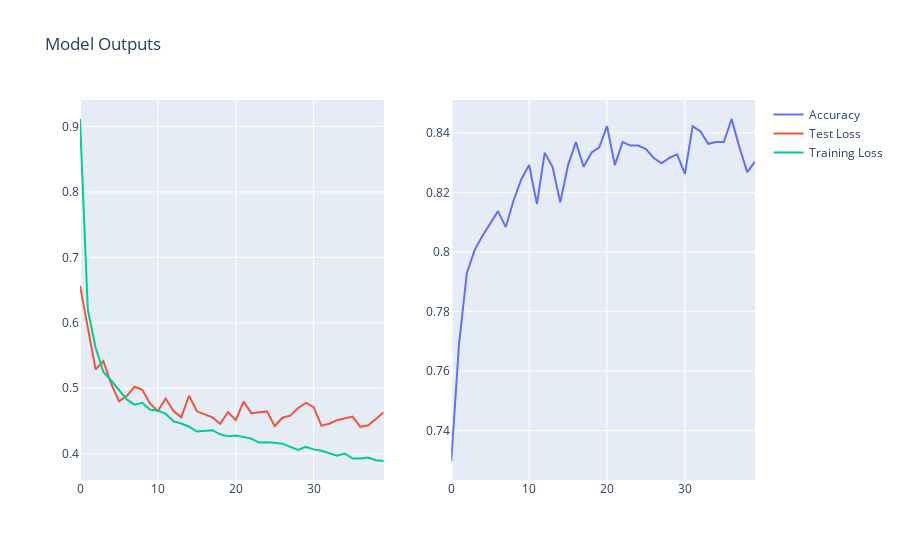

Notebook cell for this chart:
### Markdown cell above
# Model Scoring

### Code cell
fig = sp.make_subplots(
    1,
    2,
)
fig.add_trace(
    trace=go.Scatter(
        x=np.arange(experiment.test_accuracy.shape[0]),
        y=experiment.test_accuracy.detach(),
        name="Accuracy",
    ),
    row=1,
    col=2,
)
fig.add_trace(
    trace=go.Scatter(
        x=np.arange(experiment.test_loss.shape[0]),
        y=experiment.test_loss.detach(),
        name="Test Loss",
    ),
    row=1,
    col=1,
)
fig.add_trace(
    trace=go.Scatter(
        x=np.arange(experiment.train_loss.shape[0]),
        y=experiment.train_loss.detach(),
        name="Training Loss",
    )
)

fig.update_layout({"title": {"text": "Model Outputs"}})

fig.show()

### Figure 1 — Plotly figure (JSON) as saved in the notebook; plotly's stock layout.template omitted (floating-point values rounded to 4 significant figures)
{"data": [{"name": "Accuracy", "type": "scatter", "x": [0, 1, 2, 3, 4, 5, 6, 7, 8, 9, 10, 11, 12, 13, 14, 15, 16, 17, 18, 19, 20, 21, 22, 23, 24, 25, 26, 27, 28, 29, 30, 31, 32, 33, 34, 35, 36, 37, 38, 39], "xaxis": "x2", "y": [0.7298, 0.769, 0.7929, 0.8006, 0.8054, 0.8095, 0.8137, 0.8083, 0.8173, 0.8244, 0.8292, 0.8161, 0.8333, 0.8286, 0.8167, 0.8292, 0.8369, 0.8286, 0.8333, 0.8351, 0.8423, 0.8292, 0.8369, 0.8357, 0.8357, 0.8345, 0.8315, 0.8298, 0.8315, 0.8327, 0.8262, 0.8423, 0.8405, 0.8363, 0.8369, 0.8369, 0.8446, 0.8351, 0.8268, 0.8304], "yaxis": "y2"}, {"name": "Test Loss", "type": "scatter", "x": [0, 1, 2, 3, 4, 5, 6, 7, 8, 9, 10, 11, 12, 13, 14, 15, 16, 17, 18, 19, 20, 21, 22, 23, 24, 25, 26, 27, 28, 29, 30, 31, 32, 33, 34, 35, 36, 37, 38, 39], "xaxis": "x", "y": [0.6567, 0.5937, 0.5288, 0.5412, 0.5072, 0.48, 0.488, 0.5022, 0.4975, 0.4765, 0.4653, 0.4842, 0.4652, 0.4555, 0.4885, 0.4647, 0.4598, 0.4555, 0.4457, 0.4636, 0.4511, 0.4796, 0.462, 0.4632, 0.4646, 0.4422, 0.455, 0.4581, 0.4698, 0.4778, 0.4712, 0.4428, 0.4458, 0.4512, 0.4539, 0.4566, 0.4411, 0.4435, 0.4529, 0.4633], "yaxis": "y"}, {"name": "Training Loss", "type": "scatter", "x": [0, 1, 2, 3, 4, 5, 6, 7, 8, 9, 10, 11, 12, 13, 14, 15, 16, 17, 18, 19, 20, 21, 22, 23, 24, 25, 26, 27, 28, 29, 30, 31, 32, 33, 34, 35, 36, 37, 38, 39], "y": [0.9113, 0.6202, 0.5621, 0.5249, 0.5118, 0.4964, 0.4829, 0.475, 0.4778, 0.467, 0.4659, 0.461, 0.4494, 0.4461, 0.4412, 0.4339, 0.4353, 0.436, 0.4295, 0.4267, 0.4277, 0.4259, 0.423, 0.417, 0.4177, 0.4166, 0.4153, 0.4104, 0.4059, 0.4103, 0.4066, 0.4045, 0.4006, 0.397, 0.4003, 0.3926, 0.3925, 0.3941, 0.3899, 0.3888]}], "layout": {"title": {"text": "Model Outputs"}, "xaxis": {"anchor": "y", "domain": [0, 0.45]}, "xaxis2": {"anchor": "y2", "domain": [0.55, 1]}, "yaxis": {"anchor": "x", "domain": [0, 1]}, "yaxis2": {"anchor": "x2", "domain": [0, 1]}}}
